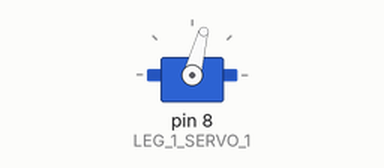
Simulated run of this sketch. Board: Arduino Uno, built with avr-gcc and run on an emulated ATmega328P. Parts: servo.

Above: at 0.05 s.
Timing chart, 0 to 4.6 s (numbered marks = the images above):
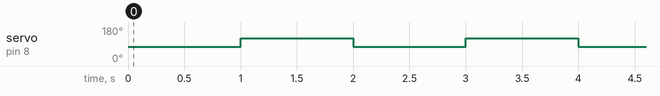

Measured:
- by itself, servo on pin 8 (LEG_1_SERVO_1): alternates 120° for 1.0 s and 75° for 1.0 s

The sketch:

Leg_1.ino
```cpp
/*Project Begins

Date: Jan - 24th - 2024

Author: Rebekah Mugenyi

Description:

*/

#include <Servo.h>

// Define servo pin and offset
#define LEG_1_SERVO_1 8
#define J1_OFFSET 45        //macro that defines an offset of 45 degrees


Servo servo;                //creates an instance of the 'Servo' class called 'servo'...


// Function to move the servo
void move_joint(double j1) {
  if (j1 >= -15 && j1 <= 105) {   //make sure that the servo is within a safe range
    servo.write(j1 + J1_OFFSET);  // Adjust with offset and move the servo
  }
}

void setup() {

  servo.attach(LEG_1_SERVO_1, 600, 2600); //...basically callibration
}

void loop() {
  // Example: Move servo to position
  double j1 = 30;  // Angle for the joint
  move_joint(j1);  // Call the function with the angle
  delay(1000);     // Wait for 1 second

  // Example: Move servo to another position
  j1 = 75;
  move_joint(j1);
  delay(1000);
}
```
